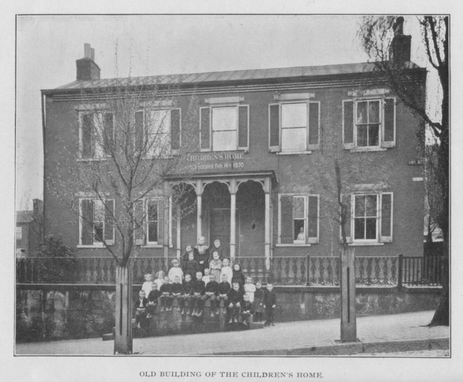
#> input picture Lab4_TestImages/building.bmp, 463 x 382 px, shrunk from 800 x 660 before the run, found by its file name
$ python lab4_ex2.py
#> lines starting #> are read from the running program, lines starting #| are printed output that depends on the picture
#!/usr/bin/env python3
# -*- coding: utf-8 -*-
"""
Created on Sat Nov  1 21:43:16 2025

@author: gluppler
"""

# lab4_ex2.py
import cv2
import numpy as np
from matplotlib import pyplot as plt
from pathlib import Path
import sys

BASE = Path("/Users/gluppler/Downloads/School/test/Lab4_TestImages/")
IMG = BASE / "building.bmp"
OUT_EQ = BASE / "building_equalized.png"
OUT_FIG = BASE / "building_before_after_hist.png"

if not IMG.exists():
    raise SystemExit(f"Missing {IMG}")

img = cv2.imread(str(IMG), cv2.IMREAD_GRAYSCALE)
#> img is the input picture: shape (382, 463); min 38, max 234, mean 149.4
if img is None:
    raise SystemExit("Failed to read building.bmp")

img_eq = cv2.equalizeHist(img)
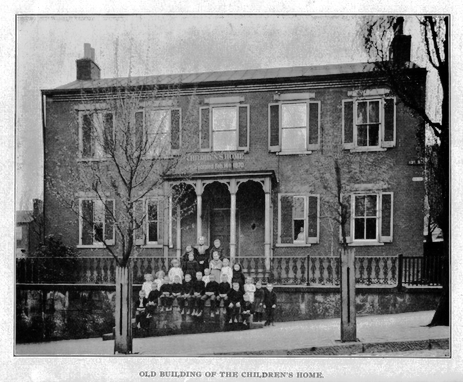
#> img_eq: shape (382, 463); min 0, max 255, mean 128.5
cv2.imwrite(str(OUT_EQ), img_eq)
print("Saved equalized image to", OUT_EQ)

# compute histograms
hist_orig = cv2.calcHist([img],[0],None,[256],[0,256]).ravel()
#> hist_orig = 256 values, max 3305 at index 223, min 0 at index 0, mean 690.9
hist_eq   = cv2.calcHist([img_eq],[0],None,[256],[0,256]).ravel()
#> hist_eq = 256 values, max 3305 at index 241, min 0 at index 19, mean 690.9

# plot
plt.figure(figsize=(12,5))

plt.subplot(2,2,1)
plt.imshow(img, cmap="gray")
plt.title("Original"); plt.axis("off")

plt.subplot(2,2,2)
plt.imshow(img_eq, cmap="gray")
plt.title("Equalized"); plt.axis("off")

plt.subplot(2,2,3)
plt.plot(hist_orig); plt.xlim([0,256]); plt.title("Hist - Original")
plt.subplot(2,2,4)
plt.plot(hist_eq); plt.xlim([0,256]); plt.title("Hist - Equalized")

plt.tight_layout()
plt.savefig(str(OUT_FIG))
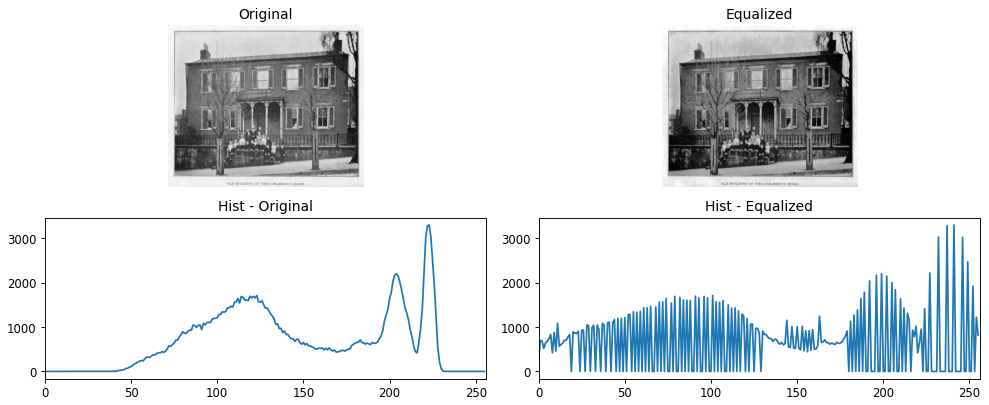
#> figure drawn by matplotlib, 4 panels; panel 3: curve peaks at x = 223, y = 3305; panel 4: curve peaks at x = 241, y = 3305
print("Saved figure to", OUT_FIG)
plt.show()

$ run again, with Lab4_TestImages/cameraman.bmp copied over Lab4_TestImages/building.bmp
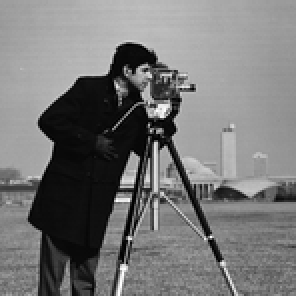
#> input picture Lab4_TestImages/cameraman.bmp, 148 x 148 px, shrunk from 256 x 256 before the run, found by its file name (shown 2 times larger)
#> img is the input picture: shape (148, 148); min 0, max 255, mean 118.7
#> `img_eq = cv2.equalizeHist(img)`:
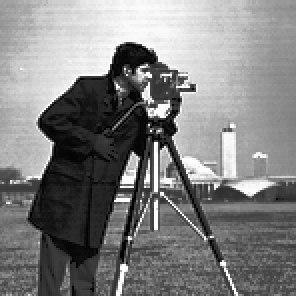
#> img_eq: shape (148, 148) (shown 2 times larger); min 0, max 255, mean 128.3
#> hist_orig = 256 values, max 539 at index 14, min 0 at index 220, mean 85.56
#> hist_eq = 256 values, max 539 at index 33, min 0 at index 4, mean 85.56
#> `plt.savefig(str(OUT_FIG))`:
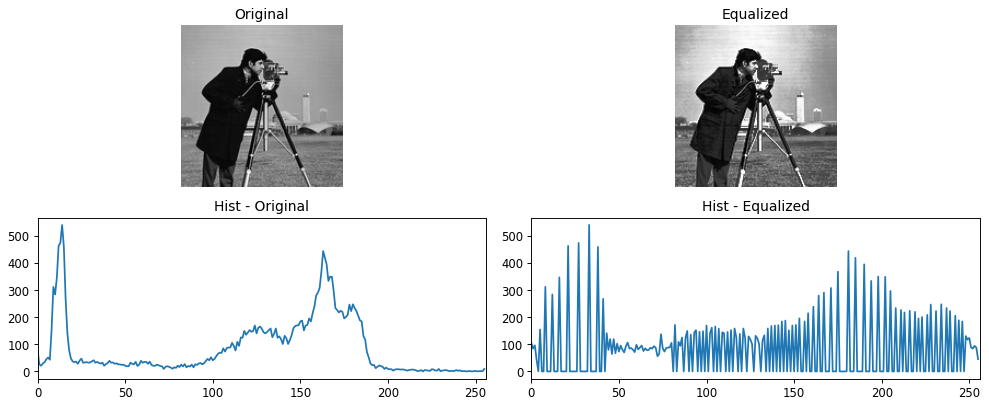
#> figure drawn by matplotlib, 4 panels; panel 3: curve peaks at x = 14, y = 539; panel 4: curve peaks at x = 33, y = 539
